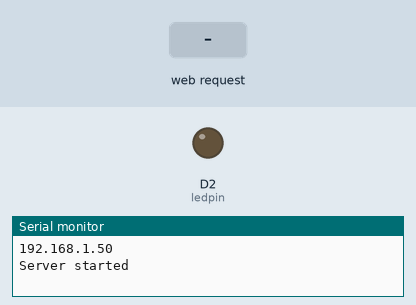
This sketch was run on a simulated ESP8266 (NodeMCU). On the bench: output pins drawn as LEDs (lit = HIGH), the last lines printed to the serial monitor. Inputs (shaded band) come from the test bench. WiFi joins after 1.5 s; servers stay silent unless stated.

Above: at 2.7 s.
2.8 s: HTTP request GET /led?led=aan received
At 4.0 s:
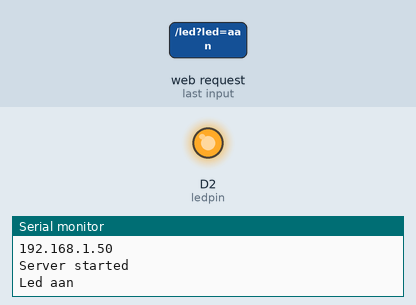
4.3 s: HTTP request GET /led?led=uit received
At 5.3 s:
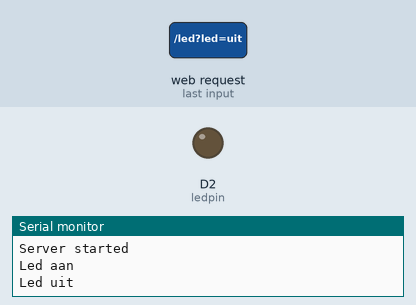
5.8 s: HTTP request GET /led?led=toggle received
At 6.4 s:
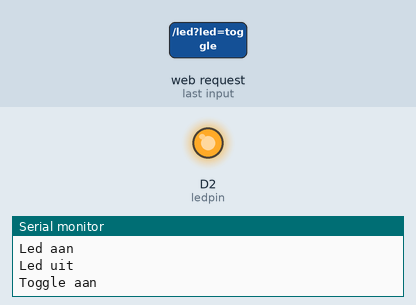
Timing chart, 0 to 8.8 s (numbered marks = the images above; inputs shaded):
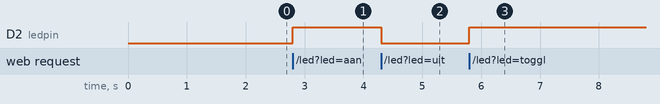

The sketch:

wifi-manager-example.ino
```cpp
#include <ESP8266WiFi.h>
#include <DNSServer.h>
#include <ESP8266WebServer.h>
#include <WiFiManager.h>

#define ledpin D2

ESP8266WebServer server(80);

// Index page.
void handleRoot() {
  String html = "<html> <head> <meta name=\"viewport\" content=\"width=device-width, initial-scale=1\"> <title>LED</title> </head> <body> <h1>LEDje</h1> <p><button onclick=\"aan()\">Aan</button></p> <p><button onclick=\"uit()\">Uit</button></p> <p><button onclick=\"toggle()\">Toggle</button></p> <script type=\"text/javascript\"> var xhttp = new XMLHttpRequest(); function aan() { xhttp.open(\"GET\", \"http://192.168.1.71/led?led=aan\", true); xhttp.send(); } function uit() { xhttp.open(\"GET\", \"http://192.168.1.71/led?led=uit\", true); xhttp.send(); } function toggle() { xhttp.open(\"GET\", \"http://192.168.1.71/led?led=toggle\", true); xhttp.send(); } </script> </body> </html>";
  server.send(200, "text/html", html);
}

// Led request handling.
void ledje() {
  if (server.arg("led") == "aan") {
    digitalWrite(ledpin, HIGH);
    Serial.println("Led aan");
  } else if (server.arg("led") == "uit") {
    digitalWrite(ledpin, LOW);
    Serial.println("Led uit");
  } else if (server.arg("led") == "toggle") {
    if (digitalRead(ledpin) == HIGH) {
      digitalWrite(ledpin, LOW);
      Serial.println("Toggle uit");
    } else {
      digitalWrite(ledpin, HIGH);
      Serial.println("Toggle aan");
    }
  }

  server.send(200, "text/plain", "Verwerkt \n");
}

void setup() {
  // Setup basic stuff.
  Serial.begin(230400);
  pinMode(ledpin, OUTPUT);

  // Wifi manager setup.
  WiFiManager wifiManager;
  wifiManager.autoConnect("(_)_)::::::::D~~~", "password");

  // Wifi/server stuff.
  Serial.println(WiFi.localIP());
  server.on("/led", ledje);
  server.on("/", handleRoot);
  server.begin();
  Serial.println("Server started");
}

void loop() {
  // Call the server
  server.handleClient();
}
```

Measured:
- after the input at 2.8 s, D2 (ledpin): LOW → HIGH at once
- after the input at 4.3 s, D2 (ledpin): HIGH → LOW at once
- after the input at 5.8 s, D2 (ledpin): LOW → HIGH at once
